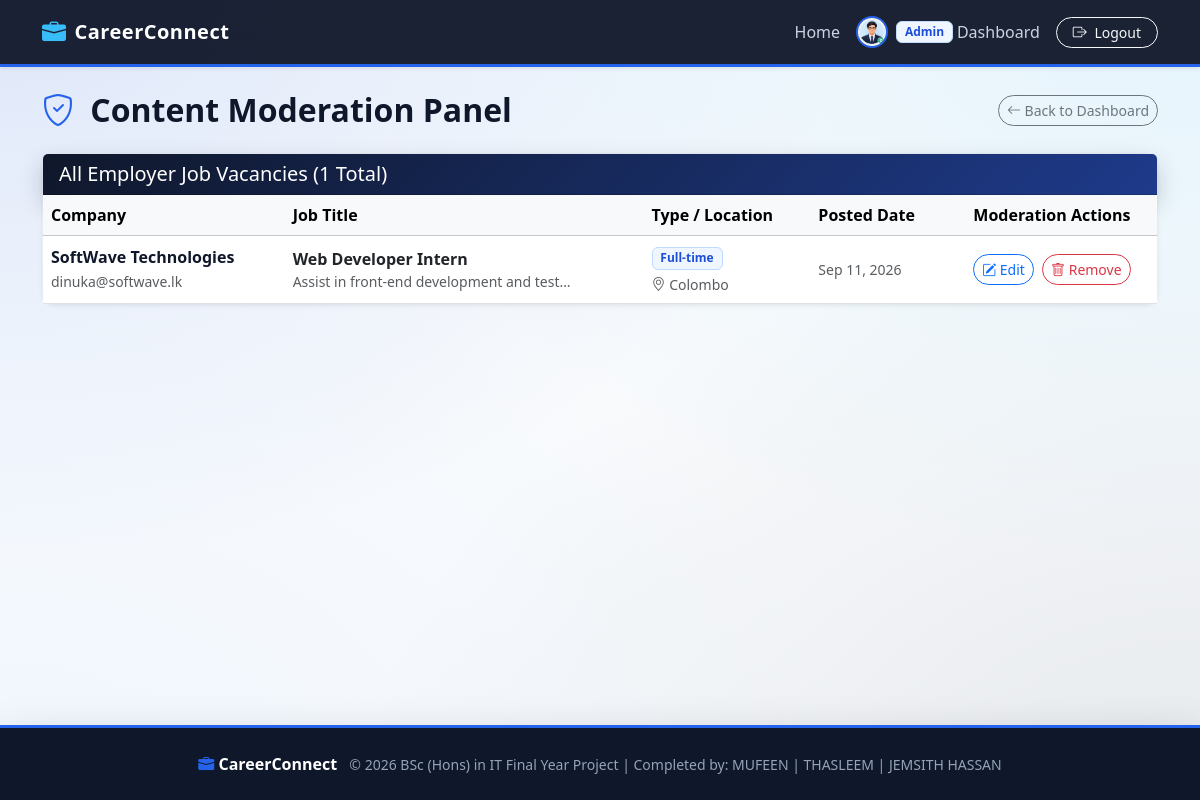
/manage_posts.php (signed in), run on the app's committed database.
### tables this page shows
CREATE TABLE jobs (
            job_id INTEGER PRIMARY KEY AUTOINCREMENT,
            employer_id INTEGER NOT NULL,
            title TEXT NOT NULL,
            description TEXT NOT NULL,
            job_type TEXT NOT NULL CHECK (job_type IN ('Full-time', 'Internship', 'Part-time')),
            location TEXT NOT NULL,
            salary_range TEXT DEFAULT 'Unpaid / Negotiable',
            deadline DATE NOT NULL,
            created_at DATETIME DEFAULT CURRENT_TIMESTAMP,
            FOREIGN KEY (employer_id) REFERENCES employers(employer_id) ON DELETE CASCADE
        );

CREATE TABLE employers (
            employer_id INTEGER PRIMARY KEY AUTOINCREMENT,
            user_id INTEGER NOT NULL UNIQUE,
            company_name TEXT NOT NULL,
            industry TEXT NOT NULL,
            company_website TEXT DEFAULT NULL,
            is_verified INTEGER DEFAULT 0 CHECK (is_verified IN (0, 1)),
            FOREIGN KEY (user_id) REFERENCES users(user_id) ON DELETE CASCADE
        );

CREATE TABLE users (
            user_id INTEGER PRIMARY KEY AUTOINCREMENT,
            name TEXT NOT NULL,
            email TEXT NOT NULL UNIQUE,
            password TEXT NOT NULL,
            role TEXT NOT NULL CHECK (role IN ('Student', 'Employer', 'Coordinator', 'Admin')),
            profile_pic TEXT DEFAULT NULL,
            created_at DATETIME DEFAULT CURRENT_TIMESTAMP
        );

### manage_posts.php (the view, shortened to what this page needs)
<?php
$db = Database::getConnection();
$jobs = $db->query("
    SELECT j.*, e.company_name, e.industry, u.email AS employer_email
    FROM jobs j
    JOIN employers e ON j.employer_id = e.employer_id
    JOIN users u ON e.user_id = u.user_id
    ORDER BY j.created_at DESC
")->fetchAll();
require_once __DIR__ . '/includes/header.php';
?>
<div class="d-flex justify-content-between align-items-center mb-4">
    <h2 class="fw-bold text-navy mb-0"><i class="bi bi-shield-check text-sapphire me-2"></i> Content Moderation Panel</h2>
    <a href="dashboard.php" class="btn btn-outline-secondary btn-sm rounded-pill"><i class="bi bi-arrow-left"></i> Back to Dashboard</a>
</div>
<div class="card shadow-sm">
    <div class="card-header bg-corporate-hero text-white d-flex justify-content-between align-items-center">
        <h5 class="mb-0">All Employer Job Vacancies (<?= count($jobs) ?> Total)</h5>
    </div>
    <div class="card-body p-0">
        <?php if (empty($jobs)): ?>
            <div class="p-4 text-center text-muted">No vacancies posted in the system yet.</div>
        <?php else: ?>
            <div class="table-responsive">
                <table class="table table-hover align-middle mb-0">
                    <thead class="table-light">
                        <tr>
                            <th>Company</th>
                            <th>Job Title</th>
                            <th>Type / Location</th>
                            <th>Posted Date</th>
                            <th class="text-center">Moderation Actions</th>
                        </tr>
                    </thead>
                    <tbody>
                        <?php foreach ($jobs as $j): ?>
                            <tr>
                                <td>
                                    <strong class="text-navy d-block"><?= htmlspecialchars($j['company_name']) ?></strong>
                                    <small class="text-muted"><?= htmlspecialchars($j['employer_email']) ?></small>
                                </td>
                                <td>
                                    <span class="fw-bold text-dark"><?= htmlspecialchars($j['title']) ?></span>
                                    <small class="d-block text-muted text-truncate" style="max-width: 280px;"><?= htmlspecialchars($j['description']) ?></small>
                                </td>
                                <td>
                                    <span class="badge badge-sapphire mb-1"><?= htmlspecialchars($j['job_type']) ?></span>
                                    <small class="d-block text-muted"><i class="bi bi-geo-alt"></i> <?= htmlspecialchars($j['location']) ?></small>
                                </td>
                                <td><small class="text-muted"><?= date('M d, Y', strtotime($j['created_at'])) ?></small></td>
                                <td class="text-center">
                                    <button type="button" class="btn btn-sm btn-outline-primary rounded-pill me-1" data-bs-toggle="modal" data-bs-target="#editModal<?= $j['job_id'] ?>">
                                        <i class="bi bi-pencil-square"></i> Edit
                                    </button>
                                    <a href="manage_posts.php?action=delete&id=<?= $j['job_id'] ?>"
                                       class="btn btn-sm btn-outline-danger rounded-pill"
                                       onclick="return confirm('Are you sure you want to permanently delete this job posting?');">
                                        <i class="bi bi-trash"></i> Remove
                                    </a>
                                </td>
                            </tr>
                        <?php endforeach; ?>
                    </tbody>
                </table>
            </div>
        <?php endif; ?>
    </div>
</div>
<?php require_once __DIR__ . '/includes/footer.php'; ?>

### includes/header.php (style rules this page uses)
:root { --navy-900: #0f172a; --navy-800: #1e293b; --sapphire-600: #2563eb; --sapphire-700: #1d4ed8; --sapphire-50: #eff6ff; --slate-800: #1e293b; --slate-600: #475569; }
body { background: radial-gradient(at 0% 0%, rgba(37, 99, 235, 0.12) 0px, transparent 50%), radial-gradient(at 100% 0%, rgba(56, 189, 248, 0.10) 0px, transparent 50%), radial-gradient(at 100% 100%, rgba(30, 41, 59, 0.08) 0px, transparent 50%), radial-gradient(at 0% 100%, rgba(239, 246, 255, 0.8) 0px, transparent 50%), #f8fafc; background-attachment: fixed; color: var(--slate-800); font-family: 'Segoe UI', system-ui, -apple-system, sans-serif; min-height: 100vh; }
.card { background: rgba(255, 255, 255, 0.92); backdrop-filter: blur(10px); border: 1px solid rgba(226, 232, 240, 0.8); border-radius: 14px; box-shadow: 0 4px 15px rgba(15, 23, 42, 0.05); transition: transform 0.25s ease, box-shadow 0.25s ease; }
.bg-corporate-hero { background: linear-gradient(135deg, var(--navy-900) 0%, #1e3a8a 100%); color: #ffffff; border-radius: 16px; box-shadow: 0 10px 25px rgba(15, 23, 42, 0.2); }
.badge-sapphire { background-color: var(--sapphire-50); color: var(--sapphire-700); border: 1px solid #bfdbfe; font-weight: 600; }
.text-sapphire { color: var(--sapphire-600) !important; }
.text-navy { color: var(--navy-900) !important; }

### data on the page
jobs: employer.company_name "SoftWave Technologies", users.email "dinuka@softwave.lk", title "Web Developer Intern", description "Assist in front-end development and test…", job_type "Full-time", location "Colombo", created_at "Sep 11, 2026"

### other printed values
$_SESSION['role'] "Admin"
count($jobs) "1"
